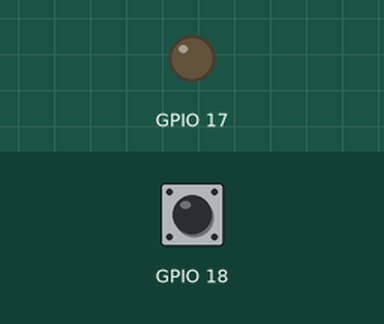
Bench run of a program on a simulated Raspberry Pi (BCM pin numbers). On the bench: output pins drawn as LEDs (lit = HIGH). The test bench sets the inputs (shaded band); at power-on: GPIO 18 HIGH. What the program prints to the terminal is not drawn.

Above: at 1.2 s.
1.3 s: GPIO 18 pulled LOW for 0.15 s
At 1.37 s:
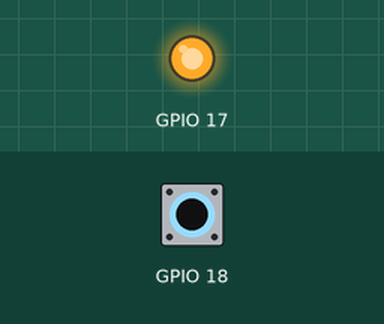
2.9 s: GPIO 18 pulled LOW for 3.2 s
At 7.1 s:
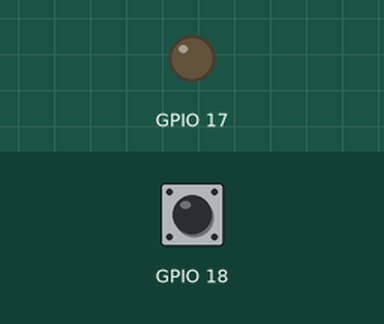
Timing chart, 0 to 8.6 s (numbered marks = the images above; inputs shaded):
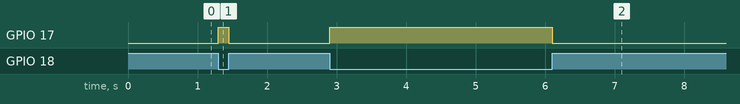

Measured:
- after the input at 1.3 s, GPIO 17: LOW → HIGH at once, → LOW 0.15 s later
- after the input at 2.9 s, GPIO 17: LOW → HIGH at once, → LOW 3.2 s later

The program:

Doorbell3.py
```python
# Filename: Doorbell3.py
# Project: Freenove kit using pigpio C and Python library
# Description: use button and active buzzer as "door bell"
# Author: JudaV
# date: october 2024

import pigpio

button_pin = 18  # set button_pin variable to GPIO18
buzz_pin = 17  # define buzz_pin to BCM GPIO17
pi1 = pigpio.pi()  # Initialise Pi connection and access to the local Pi's GPIO


def setup():
    pi1.set_pull_up_down(button_pin, pigpio.PUD_UP)
    print("using pin %d and pin %d" % (buzz_pin, button_pin))


def loop():
    while True:
        if pi1.read(button_pin) == 0:
            pi1.write(buzz_pin, 1)
        else:
            pi1.write(buzz_pin, 0)


def destroy():
    pi1.stop()  # Release all GPIO
    print("program terminated")


if __name__ == "__main__":  # Program entrance
    print("Program is starting ... \n")
    setup()
    try:
        loop()
    except KeyboardInterrupt:  # Press ctrl-c to end the program.
        print("\nprogram stopped by Keyboard Interrupt")

    finally:
        destroy()
```
